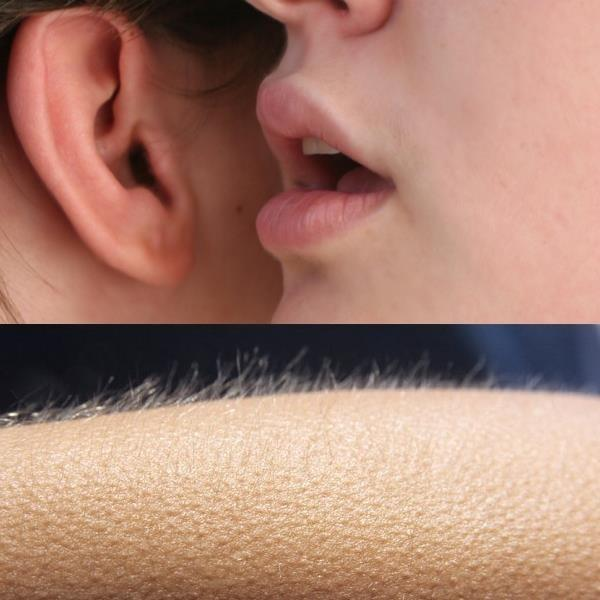
#> input picture assets/templates/photo_2026-01-01 8.32.02 PM.jpeg, 600 x 600 px
$ python -i effects.py   (imports and definitions only)
#> lines starting #> are read from the running program, lines starting #| are printed output that depends on the picture
import numpy as np
from PIL import Image, ImageOps, ImageEnhance
from scipy.ndimage import convolve
import os
import uuid
from numba import jit
import logging
import config

# [4 lines not run here, left out]

def resize_image_keep_ratio(image, max_size=config.EFFECTS_MAX_SIZE_DEFAULT):
    """
    Resizes the image so that the longest side is at most max_size.
    Maintains aspect ratio.
    """
    w, h = image.size
    if max(w, h) <= max_size:
        return image

    if w > h:
        new_w = max_size
        new_h = int(h * (max_size / w))
    else:
        new_h = max_size
        new_w = int(w * (max_size / h))

    return image.resize((new_w, new_h), Image.Resampling.LANCZOS)

# [135 lines left out: functions calc_energy, find_vertical_seam, remove_vertical_seam, liquid_resize, not called in this run]

def deep_fry_effect(image_path):
    """
    Apply 'Deep Fried' effect: noise, extreme saturation/contrast, and jpeg artifacts.
    """
    img = Image.open(image_path).convert("RGB")
#> img is the input picture: PIL image 600x600 RGB; mean R, G, B 169, 128.2, 112.8

    # Resize slightly larger than liquid resize as this is faster
    img = resize_image_keep_ratio(img, max_size=config.EFFECTS_MAX_SIZE_DEEPFRY)

    # 1. Add Noise
    # Convert to numpy to add noise efficiently
    img_arr = np.array(img)
    noise = np.random.randint(config.DEEPFRY_NOISE_RANGE[0], config.DEEPFRY_NOISE_RANGE[1], img_arr.shape, dtype='uint8') # Subtle noise
    # Add noise and clip to valid range
    img_arr = np.clip(img_arr.astype(int) + noise, 0, 255).astype('uint8')
    img = Image.fromarray(img_arr)

    # 2. Enhance Saturation (Fried colors)
    converter = ImageEnhance.Color(img)
    img = converter.enhance(config.DEEPFRY_COLOR_ENHANCE_FACTOR) # 3x Saturation
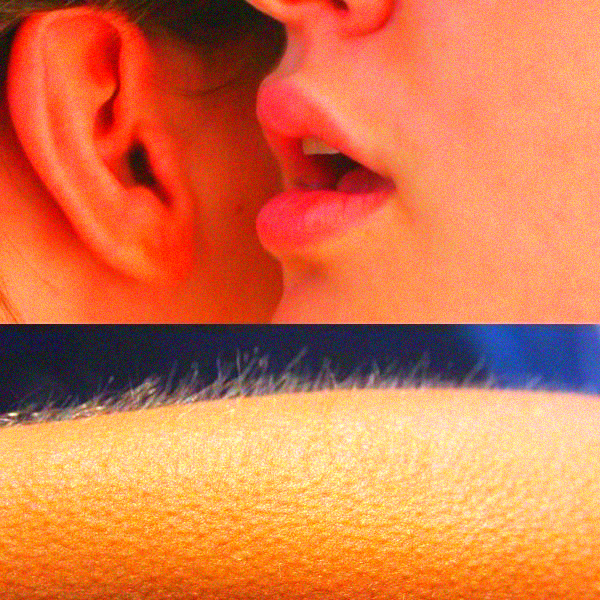
#> img: PIL image 600x600 RGB; mean R, G, B 215.1, 119.6, 75.1

    # 3. Enhance Contrast (Deep burn)
    converter = ImageEnhance.Contrast(img)
    img = converter.enhance(config.DEEPFRY_CONTRAST_ENHANCE_FACTOR) # 2x Contrast
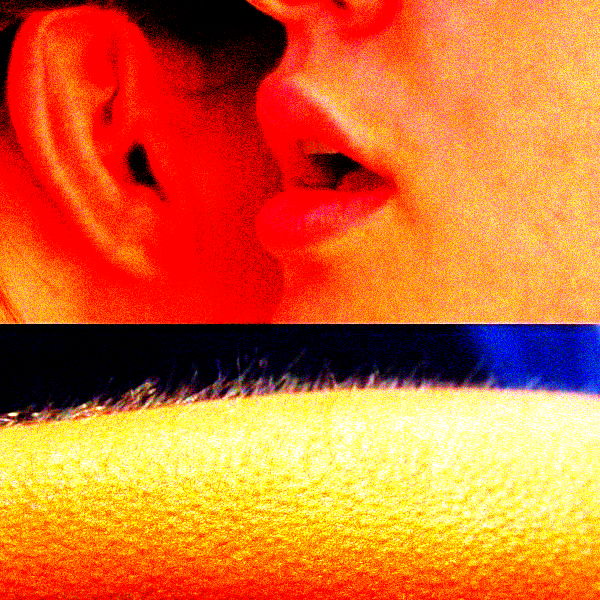
#> img: PIL image 600x600 RGB; mean R, G, B 214.5, 109.8, 48.3

    # 4. Enhance Sharpness (Crispy edges)
    converter = ImageEnhance.Sharpness(img)
    img = converter.enhance(config.DEEPFRY_SHARPNESS_ENHANCE_FACTOR) # 5x Sharpness
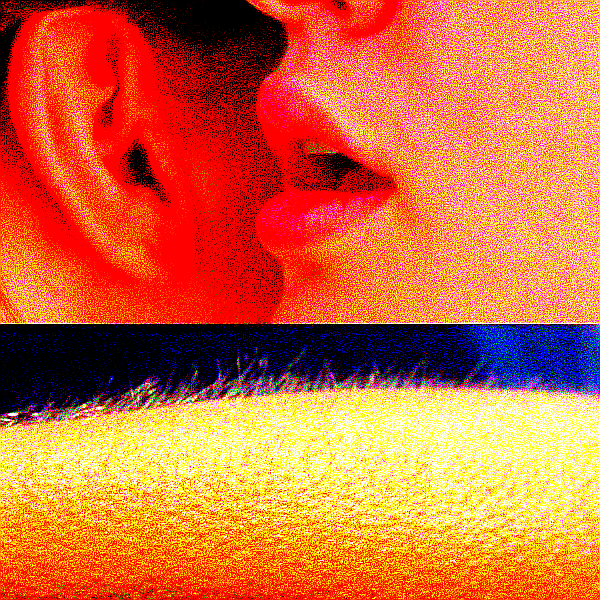
#> img: PIL image 600x600 RGB; mean R, G, B 213.6, 108.8, 58.2

    output_path = f"{config.GENERATED_DIR}/{uuid.uuid4()}.jpg"

    # 5. Save with low quality for JPEG artifacts
    img.save(output_path, "JPEG", quality=config.DEEPFRY_JPEG_QUALITY)

    return output_path

# [176 lines left out: functions apply_swirl_numba, warp_effect, apply_lens_numba, lens_bulge_effect, lens_pinch_effect, crispy_effect, not called in this run]

>>> result = deep_fry_effect('../assets/templates/photo_2026-01-01 8.32.02\u202fPM.jpeg')

$ run again, on assets/templates/photo_2026-01-01 8.32.10 PM.jpeg
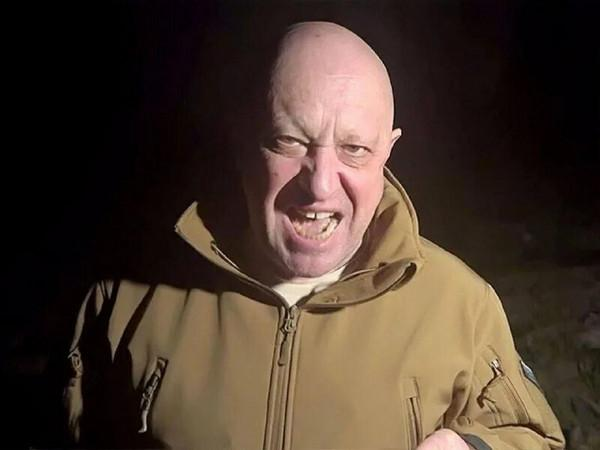
#> input picture assets/templates/photo_2026-01-01 8.32.10 PM.jpeg, 600 x 450 px
#> in deep_fry_effect, img is the input picture: PIL image 600x450 RGB; mean R, G, B 72, 56.3, 45
#> in deep_fry_effect, `img = converter.enhance(config.DEEPFRY_CONTRAST_ENHANCE_FACTOR)`:
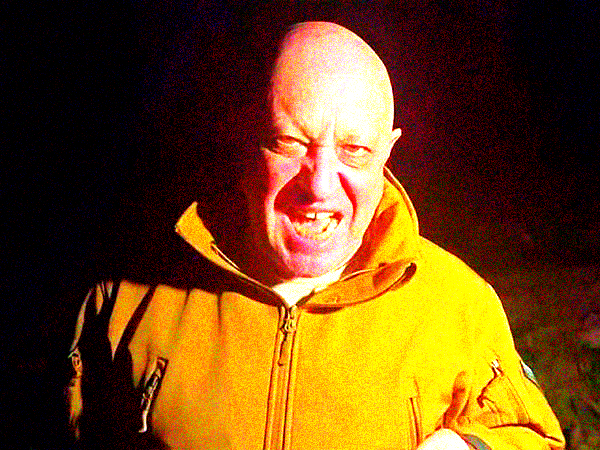
#> img: PIL image 600x450 RGB; mean R, G, B 110.3, 72, 22.7
#> in deep_fry_effect, `img = converter.enhance(config.DEEPFRY_SHARPNESS_ENHANCE_FACTOR)`:
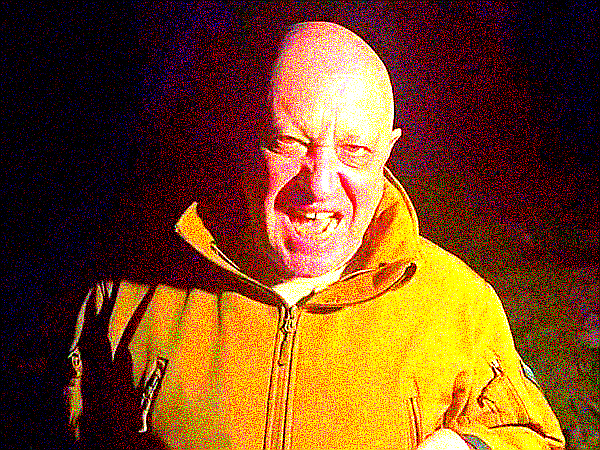
#> img: PIL image 600x450 RGB; mean R, G, B 118.1, 71.8, 31.2

$ run again, on assets/templates/photo_2026-01-01 8.32.13 PM.jpeg
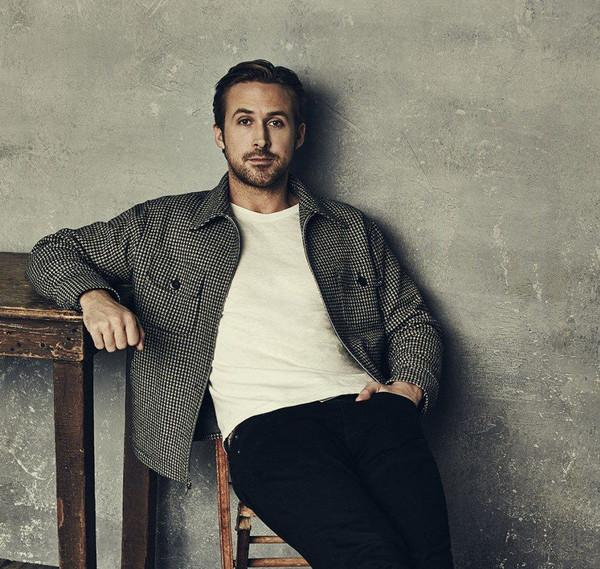
#> input picture assets/templates/photo_2026-01-01 8.32.13 PM.jpeg, 600 x 569 px
#> in deep_fry_effect, img is the input picture: PIL image 600x569 RGB; mean R, G, B 115.7, 114.3, 104.5
#> in deep_fry_effect, `img = converter.enhance(config.DEEPFRY_CONTRAST_ENHANCE_FACTOR)`:
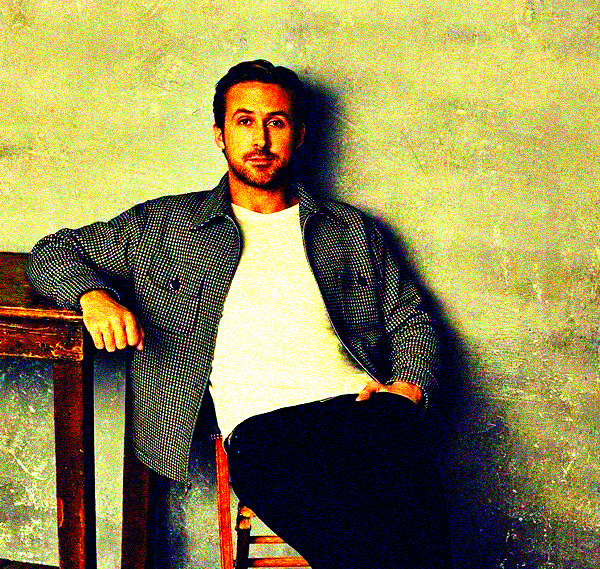
#> img: PIL image 600x569 RGB; mean R, G, B 142.9, 134.8, 81.3
#> in deep_fry_effect, `img = converter.enhance(config.DEEPFRY_SHARPNESS_ENHANCE_FACTOR)`:
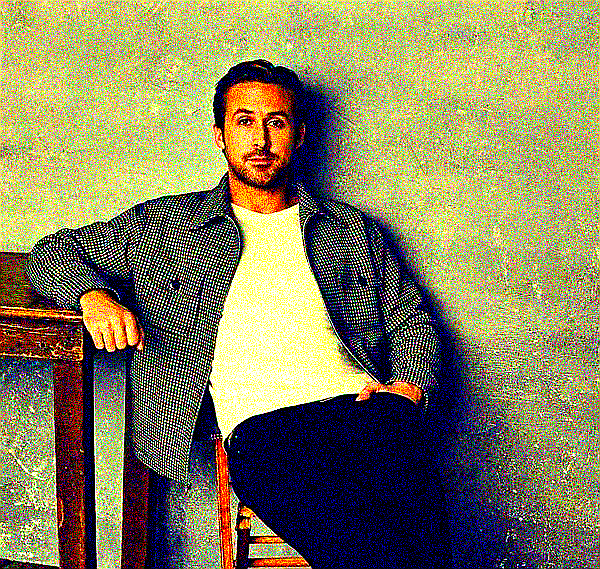
#> img: PIL image 600x569 RGB; mean R, G, B 135, 129.8, 94.4

$ run again, on assets/templates/photo_2026-01-01 8.32.16 PM.jpeg
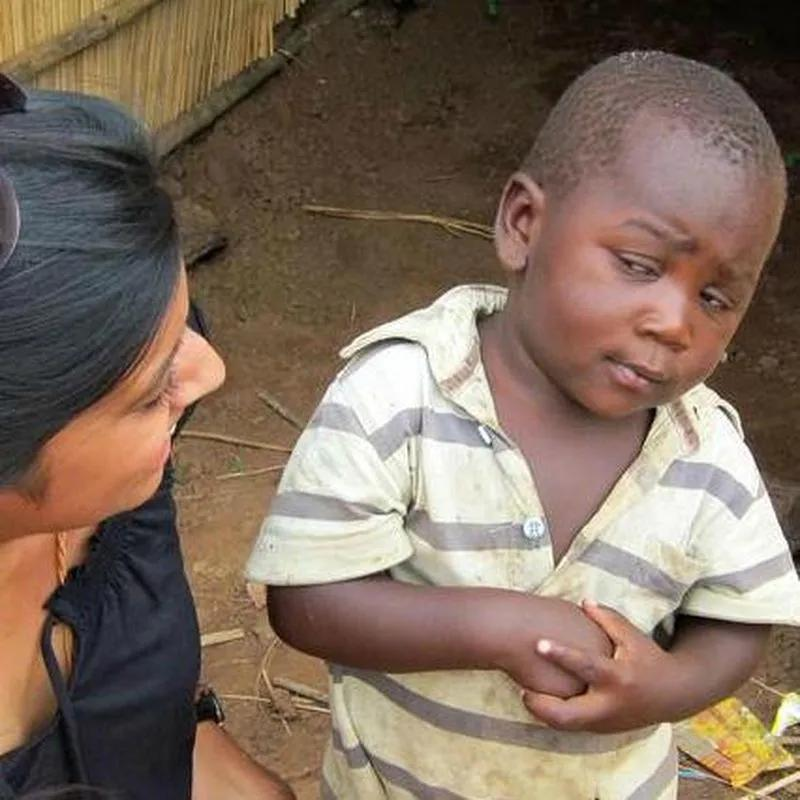
#> input picture assets/templates/photo_2026-01-01 8.32.16 PM.jpeg, 800 x 800 px
#> in deep_fry_effect, img is the input picture: PIL image 800x800 RGB; mean R, G, B 127.9, 109, 93.9
#> in deep_fry_effect, `img = converter.enhance(config.DEEPFRY_CONTRAST_ENHANCE_FACTOR)`:
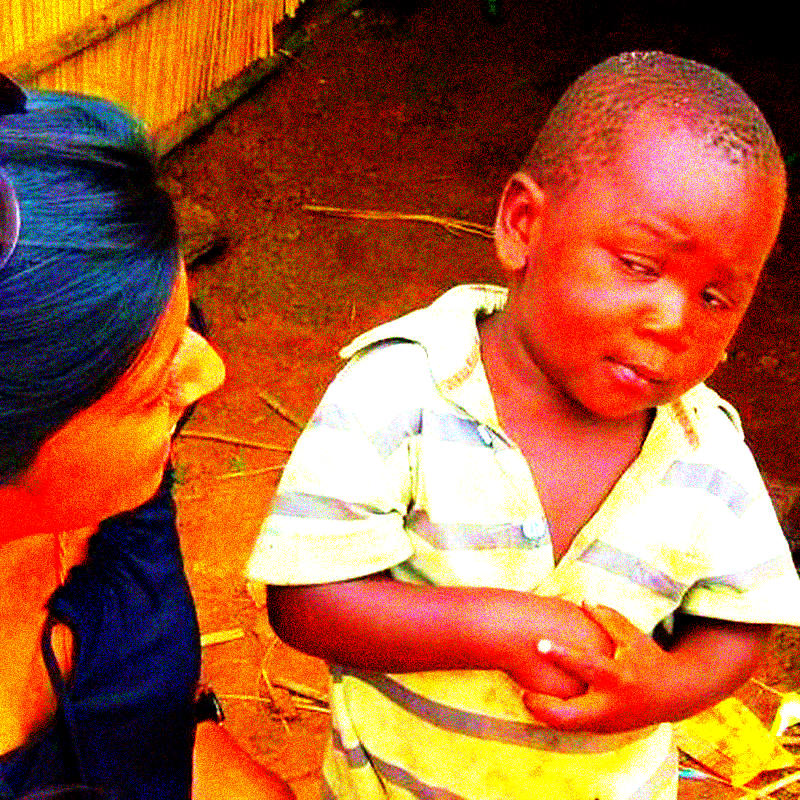
#> img: PIL image 800x800 RGB; mean R, G, B 171.8, 96.4, 57.6
#> in deep_fry_effect, `img = converter.enhance(config.DEEPFRY_SHARPNESS_ENHANCE_FACTOR)`:
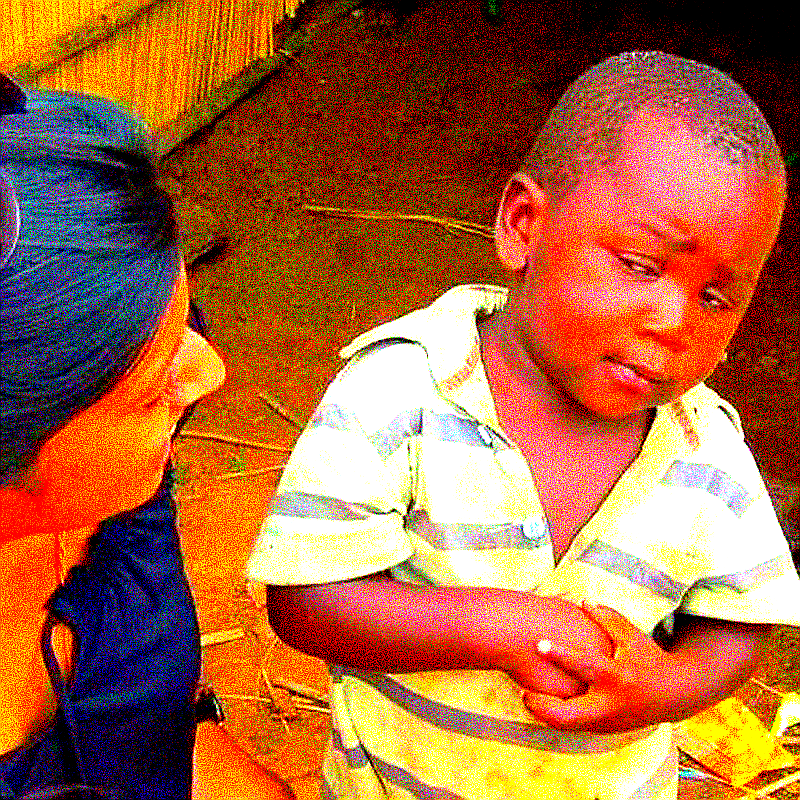
#> img: PIL image 800x800 RGB; mean R, G, B 171, 103.1, 63.5
